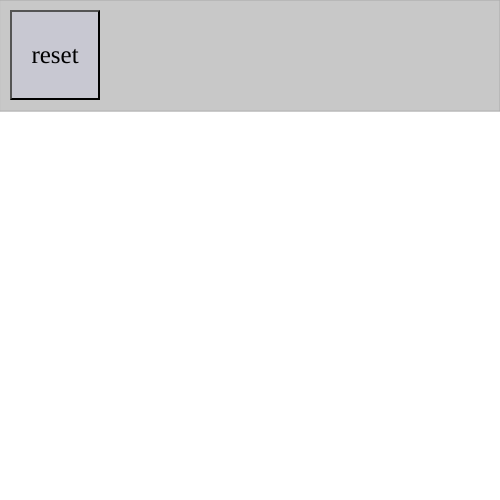
Frame 1 (no input)
Frame 60 (no input): identical to frame 1, image omitted
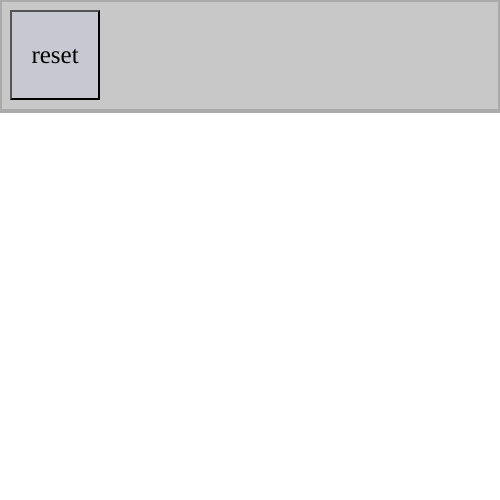
Frame 120 (the mouse pressed at the canvas centre since frame 60)

The p5.js sketch that drew these frames (run headless with seeded random() and noise() and a simulated clock; from frame 60 on, the mouse is pressed at the canvas centre):

// p5.js sketch
// ── sketch.js
var uiPosDefault = 10;
let resetBtn; //to store button
let isDrawing = false;
let currentPath = [];
let allPaths = [];
//let currentColor; //was going to add colour picker button 

function setup(){
  createCanvas(500,500);
  resetButton(); 
  currentColor = color(0);
}

function draw(){
  background(255);
  
  // Draw all saved paths as connected lines (keeping it on the canvas)
  for (let i = 0; i < allPaths.length; i++) {
    drawPath(allPaths[i]);
  }
  // Draw current path while dragging
  if (isDrawing && currentPath.length > 0) {
    drawPath(currentPath);
  }
  
  //UI
  colorNav();
  /*palette1();
  palette2();
  palette3();*/
  
}

//user drawing with mouse functions
function drawPath(path) {
  noFill();
  stroke(0);
  strokeWeight(4);
  // Draw lines between consecutive points
  for (let i = 1; i < path.length; i++) {
    line(
      path[i-1].x, path[i-1].y, // Previous point
      path[i].x, path[i].y       // Current point
    );
  }
}

function mousePressed() {
  if (mouseY > height/4.5) { 
    isDrawing = true;
    currentPath = [];
    currentPath.push({x: mouseX, y: mouseY});
  }
}

function mouseDragged() {
  /*if (isDrawing) {
    currentPath.push({x: mouseX, y: mouseY});
  } //drawing normal lines */
  if (isDrawing) {
    // Add current mouse position
    currentPath.push({x: mouseX, y: mouseY});
    
    // Add mirror point (opposite side of canvas)
    let mirrorX = width - mouseX;
    let mirrorY = height - mouseY;
    currentPath.push({x: mirrorX, y: mirrorY});
  }
}

function mouseReleased() {
  if (isDrawing) {
    allPaths.push(currentPath);
    isDrawing = false;
  }
}

//Nav bar
function colorNav(){
  fill(200);
  stroke(170);
  rect(uiPosDefault*0,uiPosDefault*0,width,height/4.5);
}

//reset button to clear canvas
function resetButton(){ //button style reference code source: https://editor.p5js.org/elinsterz/sketches/NvK3RRihj
  let hue = color(200,200,210);
  resetBtn = createButton('reset'); //creates button
  resetBtn.position(uiPosDefault,uiPosDefault);
  resetBtn.size(width*0.18,height*0.18);
  resetBtn.style('font-size', '25px');
  resetBtn.style('font-family', '"monospace, Courier New, Courier"');
  resetBtn.style('background-color', hue);  
  resetBtn.mousePressed(resetCanvas);
}

function resetCanvas(){ //resetting the canvas
  background(255);
  allPaths = [];
  console.log('reset'); //to test if the button was working when i havent coded the drawing interaction yet
}

/* was going to add a colour picker

function palette1(){
  fill(200, 50, 90);
  noStroke();
  rect(uiPosDefault*12,uiPosDefault,width*0.18,height*0.18);
  if (mousePressed){
    stroke(90, 200, 50);
    console.log("1"); 
  }
}

function palette2(){
  fill(90, 200, 50);
  noStroke();
  rect(uiPosDefault*23,uiPosDefault,width*0.18,height*0.18);
}

function palette3(){
  fill(50, 90, 200);
  noStroke();
  rect(uiPosDefault*34,uiPosDefault,width*0.18,height*0.18);
}

*/

/* was going to add a colour picker

function palette1(){
  fill(200, 50, 90);
  noStroke();
  rect(uiPosDefault*12,uiPosDefault,width*0.18,height*0.18);
  if (mousePressed){
    stroke(90, 200, 50);
    console.log("1"); 
  }
}

function palette2(){
  fill(90, 200, 50);
  noStroke();
  rect(uiPosDefault*23,uiPosDefault,width*0.18,height*0.18);
}

function palette3(){
  fill(50, 90, 200);
  noStroke();
  rect(uiPosDefault*34,uiPosDefault,width*0.18,height*0.18);
}

*/
